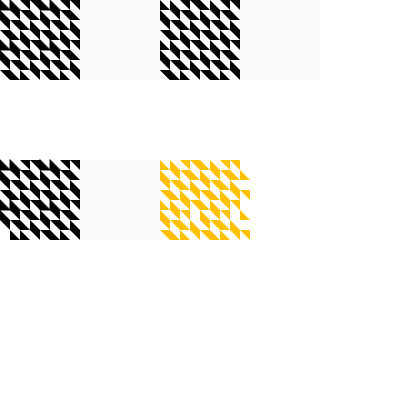
Frame 1 (no input)
Frame 60 (no input): identical to frame 1, image omitted
Frame 120 (the mouse pressed at the canvas centre since frame 60): identical to frame 1, image omitted

The p5.js sketch that drew this single still picture (run headless with seeded random() and noise() and a simulated clock; from frame 60 on, the mouse is pressed at the canvas centre):

// p5.js sketch
// ── sketch.js
var i = 0
function setup() {
  createCanvas(400, 400);
  //fila 1 pt1
  for(var i = 0; i < 80; i = i + 40){
    fill(0);
    triangle(i, 0, i, 10, i+10, 10, i, 0);
    triangle(i+10, 0, i+10, 10, i+20, 10, i+10, 0);
  }
	//repeticion abajo 1
  for(var i = 0; i < 80; i = i + 40){
    fill(0);
    triangle(i, 40, i, 50, i+10, 50, i, 40);
    triangle(i+10, 40, i+10, 50, i+20, 50, i+10, 40);
  }
	
	//fila 1 pt1 repeticion abajo 2
  for(var i = 0; i < 80; i = i + 40){
    fill(0);
    triangle(i, 160, i, 170, i+10, 170, i, 160);
    triangle(i+10, 160, i+10, 170, i+20, 170, i+10, 160);
  }
	
	//fila 1 pt1 repeticion abajo 2.2
  for(var i = 0; i < 80; i = i + 40){
    fill(0);
    triangle(i, 200, i, 210, i+10, 210, i, 200);
    triangle(i+10, 200, i+10, 210, i+20, 210, i+10, 200);
  }
	
	//fila 1 pt1 repeticion al lado 2
  for(var i = 160; i < 240; i = i + 40){
    fill(255, 193, 0);
		noStroke(0);
    triangle(i, 160, i, 170, i+10, 170, i, 160);
    triangle(i+10, 160, i+10, 170, i+20, 170, i+10, 160);
  }
	
	//fila 1 pt1 repeticion al lado 2
  for(var i = 160; i < 240; i = i + 40){
    fill(255, 193, 0);
		noStroke(0);
    triangle(i, 200, i, 210, i+10, 210, i, 200);
    triangle(i+10, 200, i+10, 210, i+20, 210, i+10, 200);
  }
	
	  //fila 1 pt2
  for(var i = 30; i<80; i = i + 40){
    fill (0);
    triangle(i-10, 0, i, 10, i, 0, i-10, 0);
    triangle(i, 0, i+10, 10, i+10, 0, i, 0);
  }
	
	//fila 1 pt2 repeticion abajo
  for(var i = 30; i<80; i = i + 40){
    fill (0);
    triangle(i-10, 40, i, 50, i, 40, i-10, 40);
    triangle(i, 40, i+10, 50, i+10, 40, i, 50);
  }
	
	//fila 1 pt2 repeticion abajo 2
  for(var i = 30; i<80; i = i + 40){
    fill (0);
    triangle(i-10, 160, i, 170, i, 160, i-10, 160);
    triangle(i, 160, i+10, 170, i+10, 160, i, 160);
  }
	
	//fila 1 pt2 repeticion abajo 2.2
  for(var i = 30; i<80; i = i + 40){
    fill (0);
    triangle(i-10, 200, i, 210, i, 200, i-10, 200);
    triangle(i, 200, i+10, 210, i+10, 200, i, 200);
  }
	
	//fila 1 pt2 repeticion al lado
  for(var i = 110; i<240; i = i + 40){
    fill (0);
    triangle(i-10, 40, i, 50, i, 40, i-10, 40);
    triangle(i, 40, i+10, 50, i+10, 40, i, 50);
  }
	//fila 1 pt2 repeticion al lado 2
  for(var i = 190; i<240; i = i + 40){
    fill(255, 193, 0);
		noStroke(0);
    triangle(i-10, 160, i, 170, i, 160, i-10, 160);
    triangle(i, 160, i+10, 170, i+10, 160, i, 160);
  }
	
	//fila 1 pt2 repeticion al lado 2.2
  for(var i = 190; i<240; i = i + 40){
    fill(255, 193, 0);
		noStroke(0);
    triangle(i-10, 200, i, 210, i, 200, i-10, 200);
    triangle(i, 200, i+10, 210, i+10, 200, i, 2100);
  }
	
    //fila 1 pt1
  for(var i = 160; i < 240; i = i + 40){
    fill(0);
    triangle(i, 0, i, 10, i+10, 10, i, 0);
    triangle(i+10, 0, i+10, 10, i+20, 10, i+10, 0);
  }
	
  //repetición al lado
  for(var i = 160; i < 240; i = i + 40){
    fill(0);
    triangle(i, 40, i, 50, i+10, 50, i, 40);
    triangle(i+10, 40, i+10, 50, i+20, 50, i+10, 40);
  }
	
  //fila 2 pt1
  for(var i = -10; i<80; i = i + 40){
    fill (0);
    triangle(i, 10, i, 20, i+10, 20, i, 10);
    triangle(i+10, 10, i+10, 20, i+20, 20, i+10, 10);
  }
	
	 //fila 2 pt1 al lado
  for(var i = 70; i<240; i = i + 40){
    fill (0);
    triangle(i, 10, i, 20, i+10, 20, i, 10);
    triangle(i+10, 10, i+10, 20, i+20, 20, i+10, 10);
  }
	
	//fila 2 pt1 repeticion abajo
  for(var i = -10; i<80; i = i + 40){
    fill (0);
    triangle(i, 50, i, 60, i+10, 60, i, 50);
    triangle(i+10, 50, i+10, 60, i+20, 60, i+10, 50);
  }
	
	//fila 2 pt1 repeticion al lado
  for(var i = 70; i<240; i = i + 40){
    fill (0);
    triangle(i, 50, i, 60, i+10, 60, i, 50);
    triangle(i+10, 50, i+10, 60, i+20, 60, i+10, 50);
  }
	
	//fila 2 pt1 repeticion abajo 2
  for(var i = -10; i<80; i = i + 40){
    fill (0);
    triangle(i, 170, i, 180, i+10, 180, i, 170);
    triangle(i+10, 170, i+10, 180, i+20, 180, i+10, 170);
  }
	
	//fila 2 pt1 repeticion abajo 2.2
  for(var i = -10; i<80; i = i + 40){
    fill (0);
    triangle(i, 210, i, 220, i+10, 220, i, 210);
    triangle(i+10, 210, i+10, 220, i+20, 220, i+10, 210);
  
	}
	//fila 2 pt1 repeticion al lado 2
  for(var i = 150; i<240; i = i + 40){
    fill(255, 193, 0);
		noStroke(0);
    triangle(i, 170, i, 180, i+10, 180, i, 170);
    triangle(i+10, 170, i+10, 180, i+20, 180, i+10, 170);
  }
	
	//fila 2 pt1 repeticion al lado 2.2
  for(var i = 150; i<240; i = i + 40){
    fill(255, 193, 0);
		noStroke(0);
    triangle(i, 210, i, 210, i+10, 220, i, 210);
    triangle(i+10, 210, i+10, 220, i+20, 220, i+10, 210);
  }
	
	
   //fila 2 pt2
  for(var i = 110; i<240; i = i + 40){
    fill (0);
    triangle(i-10, 0, i, 10, i, 0, i-10, 0);
    triangle(i, 0, i+10, 10, i+10, 0, i, 0);
  }
  
  //fila 1 pt 2 rept
  for(var i = 10; i < 80; i = i + 40){
    fill(0);
    triangle(i, 10, i+10, 20, i + 10, 10, i, 10);
    triangle(i+10, 10, i+20, 20, i+20, 10, i+10, 10);
  }
	
  //fila 2 pt3 rept
  for(var i = 170; i < 240; i = i + 40){
    fill(0);
    triangle(i, 10, i+10, 20, i + 10, 10, i, 10);
    triangle(i+10, 10, i+20, 20, i+20, 10, i+10, 10);
  }
  
	//fila 2 pt3 repeticion abajo
  for(var i = 10; i < 80; i = i + 40){
    fill(0);
    triangle(i, 50, i+10, 60, i + 10, 50, i, 50);
    triangle(i+10, 50, i+20, 60, i+20, 50, i+10, 50);
	
	}
	
	//fila 2 pt3 repeticion al lado
  for(var i = 90; i < 240; i = i + 40){
    fill(0);
    triangle(i, 50, i+10, 60, i + 10, 50, i, 50);
    triangle(i+10, 50, i+20, 60, i+20, 50, i+10, 50);
	
	}
	//fila 1 pt 2 repeticion abajo 2
  for(var i = 10; i < 80; i = i + 40){
    fill(0);
    triangle(i, 170, i+10, 180, i + 10, 170, i, 170);
    triangle(i+10, 170, i+20, 180, i+20, 170, i+10, 170);
  }
	
	//fila 1 pt 2 repeticion abajo 2.2
  for(var i = 10; i < 80; i = i + 40){
    fill(0);
    triangle(i, 210, i+10, 220, i + 10, 210, i, 210);
    triangle(i+10, 210, i+20, 220, i+20, 210, i+10, 210);
  }
	
	//fila 1 pt 2 repeticion al frente 2
  for(var i = 170; i < 240; i = i + 40){
    fill(255, 193, 0);
		noStroke(0);
    triangle(i, 170, i+10, 180, i + 10, 170, i, 170);
    triangle(i+10, 170, i+20, 180, i+20, 170, i+10, 170);
	}
	
	//fila 1 pt 2 repeticion al frente 2.2
  for(var i = 170; i < 240; i = i + 40){
    fill(255, 193, 0);
		noStroke(0);
    triangle(i, 210, i+10, 220, i + 10, 210, i, 210);
    triangle(i+10, 210, i+20, 220, i+20, 210, i+10, 210);
	}
	
	
  //Fila 3 pt1
  for(var i = 0; i < 80; i = i + 40){
    fill(0);
    triangle(i, 20, i+10, 30, i+10, 20, i, 20);
    triangle(i+10, 20, i+20, 30, i+20, 20, i+10, 20);
  }
  
  //Fila 3 pt1
  for(var i = 160; i < 240; i = i + 40){
    fill(0);
    triangle(i, 20, i+10, 30, i+10, 20, i, 20);
    triangle(i+10, 20, i+20, 30, i+20, 20, i+10, 20);
  }  
	
	//Fila 3 pt1 repeticion abajo
  for(var i = 0; i < 80; i = i + 40){
    fill(0);
    triangle(i, 60, i+10, 70, i+10, 60, i, 60);
    triangle(i+10, 60, i+20, 70, i+20, 60, i+10, 60);
  }
	
	//Fila 3 pt1 repeticion al lado
  for(var i = 160; i < 240; i = i + 40){
    fill(0);
    triangle(i, 60, i+10, 70, i+10, 60, i, 60);
    triangle(i+10, 60, i+20, 70, i+20, 60, i+10, 60);
  }
    
	//Fila 3 pt1 repetcion abajo 2
  for(var i = 0; i < 80; i = i + 40){
    fill(0);
    triangle(i, 180, i+10, 190, i+10, 180, i, 180);
    triangle(i+10, 180, i+20, 190, i+20, 180, i+10, 180);
  }
	
	//Fila 3 pt1 repetcion abajo 2.2
  for(var i = 0; i < 80; i = i + 40){
    fill(0);
    triangle(i, 220, i+10, 230, i+10, 220, i, 220);
    triangle(i+10, 220, i+20, 230, i+20, 220, i+10, 220);
  }
	
	//Fila 3 pt1 repetcion al lado 2
  for(var i = 160; i < 240; i = i + 40){
    fill(255, 193, 0);
		noStroke(0);
    triangle(i, 180, i+10, 190, i+10, 180, i, 180);
    triangle(i+10, 180, i+20, 190, i+20, 180, i+10, 180);
  }
	//Fila 3 pt1 repetcion al lado 2.2
  for(var i = 160; i < 240; i = i + 40){
    fill(255, 193, 0);
		noStroke(0);
    triangle(i, 220, i+10, 230, i+10, 220, i, 230);
    triangle(i+10, 220, i+20, 230, i+20, 220, i+10, 220);
  }
	
	
        //Fila 3 pt2
  for(var i = 20; i < 80; i = i + 40){
    fill(0);
    triangle(i, 20, i, 30, i+10, 30, i, 20);
    triangle(i+10, 20, i+10, 30, i+20, 30, i+10, 20);
  }
        //Fila 3 pt2
  for(var i = 180; i < 240; i = i + 40){
    fill(0);
    triangle(i, 20, i, 30, i+10, 30, i, 20);
    triangle(i+10, 20, i+10, 30, i+20, 30, i+10, 20);
  }
	
	   //Fila 3 pt2 repeticion abajo
  for(var i = 20; i < 80; i = i + 40){
    fill(0);
    triangle(i, 60, i, 70, i+10, 70, i, 60);
    triangle(i+10, 60, i+10, 70, i+20, 70, i+10, 60);
  }
	
	 //Fila 3 pt2 repeticion al lado
  for(var i = 100; i < 240; i = i + 40){
    fill(0);
    triangle(i, 60, i, 70, i+10, 70, i, 60);
    triangle(i+10, 60, i+10, 70, i+20, 70, i+10, 60);
  }
	
	//Fila 3 pt2 repeticion abajo 2
  for(var i = 20; i < 80; i = i + 40){
    fill(0);
    triangle(i, 180, i, 190, i+10, 190, i, 180);
    triangle(i+10, 180, i+10, 190, i+20, 190, i+10, 180);
  }
	
	//Fila 3 pt2 repeticion abajo 2.2
  for(var i = 20; i < 80; i = i + 40){
    fill(0);
    triangle(i, 220, i, 230, i+10, 230, i, 220);
    triangle(i+10, 220, i+10, 230, i+20, 230, i+10, 220);
  }
	
	//Fila 3 pt2 repeticion al lado 2
  for(var i = 180; i < 240; i = i + 40){
    fill(255, 193, 0);
		noStroke(0);
    triangle(i, 180, i, 190, i+10, 190, i, 180);
    triangle(i+10, 180, i+10, 190, i+20, 190, i+10, 180);
  }
	
	//Fila 3 pt2 repeticion al lado 2.2
  for(var i = 180; i < 240; i = i + 40){
    fill(255, 193, 0);
		noStroke(0);
    triangle(i, 220, i, 230, i+10, 230, i, 220);
    triangle(i+10, 220, i+10, 230, i+20, 230, i+10, 220);
  }
	
	//fila 4 triangulo solo
	
	fill (0);
	triangle(0, 30, 10, 40, 10, 30, 0, 30);
	
	fill (0);
	triangle(0, 70, 10, 80, 10, 70, 0, 70);
	
	fill (0);
	triangle(160, 70, 170, 80, 170, 70, 160, 70);
	
	//cuarta fila pt1
	for(var i = 10; i < 80; i = i + 40){
    fill(0);
		triangle(i, 30, i, 40, i + 10, 40, i, 30);
		triangle(i+10, 30, i+10, 40, i + 20, 40, i+10, 30);
	}
	//cuarta fila pt1
	for(var i = 170; i < 220; i = i + 40){
    fill(0);
		triangle(i, 30, i, 40, i + 10, 40, i, 30);
		triangle(i+10, 30, i+10, 40, i + 20, 40, i+10, 30);
	}
	
	//cuarta fila pt1 repeticion abajo
	for(var i = 10; i < 80; i = i + 40){
    fill(0);
		triangle(i, 70, i, 80, i + 10, 80, i, 70);
		triangle(i+10, 70, i+10, 80, i + 20, 80, i+10, 70);
	}
	
	//cuarta fila pt1 repeticion al lado
	for(var i = 90; i < 240; i = i + 40){
    fill(0);
		triangle(i, 70, i, 80, i + 10, 80, i, 70);
		triangle(i+10, 70, i+10, 80, i + 20, 80, i+10, 70);
	}
	
	//cuarta fila pt1 repeticion abajo 2
	for(var i = 10; i < 80; i = i + 40){
    fill(0);
		triangle(i, 190, i, 200, i + 10, 200, i, 190);
		triangle(i+10, 190, i+10, 200, i + 20, 200, i+10, 190);
	}
	
	//cuarta fila pt1 repeticion abajo 2.2
	for(var i = 10; i < 80; i = i + 40){
    fill(0);
		triangle(i, 230, i, 240, i + 10, 240, i, 230);
		triangle(i+10, 230, i+10, 240, i + 20, 240, i+10, 230);
	}
	
	//cuarta fila rept 2 triangulo solo
	fill (0);
	triangle(0, 190, 10, 200, 10, 190, 0, 190);
	
	//cuarta fila rept 2 triangulo solo
	fill (255, 193, 0);
	noStroke(0);
	triangle(160, 230, 170, 240, 170, 230, 160, 230);
	
	//cuarta fila pt1 repeticion al lado 2
	for(var i = 170; i < 240; i = i + 40){
    fill(255, 193, 0);
		noStroke(0);
		triangle(i, 190, i, 200, i + 10, 200, i, 190);
		triangle(i+10, 190, i+10, 200, i + 20, 200, i+10, 190);
	}
	
	//cuarta fila pt1 repeticion al lado 2.2
	for(var i = 170; i < 240; i = i + 40){
    fill(255, 193, 0);
		noStroke(0);
		triangle(i, 230, i, 240, i + 10, 240, i, 230);
		triangle(i+10, 230, i+10, 240, i + 20, 240, i+10, 230);
	}
	
	//cuarta fila al frente rept 2 triangulo solo
	fill (255, 193, 0);
	triangle(160, 190, 170, 200, 170, 190,160, 190);
	
	//cuarta fila pt2
	for(var i = 30; i < 80; i = i + 40){
    fill(0);
		triangle(i, 30, i+10, 40, i + 10, 30, i, 30);
		triangle(i+10, 30, i+20, 40, i + 20, 30, i+10, 30);
	}
	
	//cuarta fila pt2 repeticion abajo
	for(var i = 30; i < 80; i = i + 40){
    fill(0);
		triangle(i, 70, i+10, 80, i + 10, 70, i, 70);
		triangle(i+10, 70, i+20, 80, i + 20, 70, i+10, 70);
	}
	
	//cuarta fila pt2 repeticion abajo
	for(var i = 110; i < 240; i = i + 40){
    fill(0);
		triangle(i, 70, i+10, 80, i + 10, 70, i, 70);
		triangle(i+10, 70, i+20, 80, i + 20, 70, i+10, 70);
	}
	
	
	//cuarta fila pt2 repeticion abajo 2
	for(var i = 30; i < 80; i = i + 40){
    fill(0);
		triangle(i, 190, i+10, 200, i + 10, 190, i, 190);
		triangle(i+10, 190, i+20, 200, i + 20, 190, i+10, 1900);
	}
	
	//cuarta fila pt2 repeticion abajo 2.2
	for(var i = 30; i < 80; i = i + 40){
    fill(0);
		triangle(i, 230, i+10, 240, i + 10, 230, i, 230);
		triangle(i+10, 230, i+20, 240, i + 20, 230, i+10, 230);
	}
	
	//cuarta fila pt2 repeticion al lado 2
	for(var i = 190; i < 240; i = i + 40){
    fill(255, 193, 0);
		noStroke();
		triangle(i, 190, i+10, 200, i + 10, 190, i, 190);
		triangle(i+10, 190, i+20, 200, i + 20, 190, i+10, 190);
	}
	
	//cuarta fila pt2 repeticion al lado 2.2
	for(var i = 190; i < 240; i = i + 40){
    fill(255, 193, 0);
		noStroke();
		triangle(i, 230, i+10, 240, i + 10, 230, i, 230);
		triangle(i+10, 230, i+20, 240, i + 20, 230, i+10, 230);
	}
	
	
	//triangulos solos
	fill (0);
	triangle(160, 30, 170, 40, 170, 30, 160, 30);
	
	fill (0);
	triangle(230, 30, 240, 40, 240, 30, 230, 30);

	
	for(var i = 190; i < 220; i = i + 40){
    fill(0);
		triangle(i, 30, i+10, 40, i + 10, 30, i, 30);
		triangle(i+10, 30, i+20, 40, i + 20, 30, i+10, 30);
	}
	
	fill(250);
	//noStroke(0);
	rect(80, 0, 80, 80);
	rect(80,160, 80, 80);
	
	fill(250);
	//noStroke(0);
	rect(240, 0, 80, 80);
}




function draw() {
  

  }
